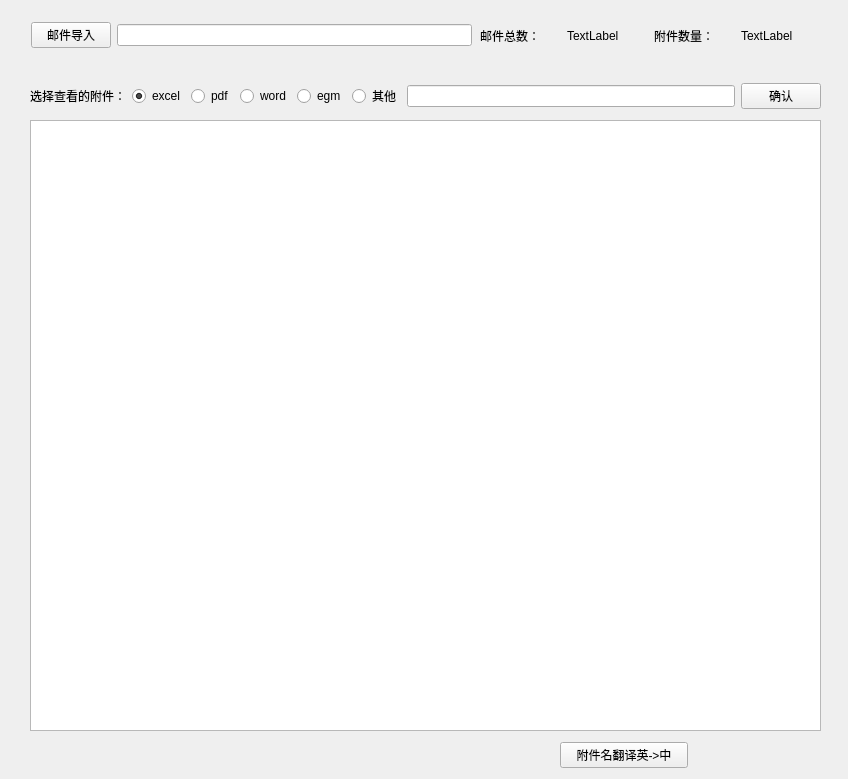
<?xml version="1.0" encoding="UTF-8"?>
<ui version="4.0">
 <class>Form</class>
 <widget class="QWidget" name="Form">
  <property name="geometry">
   <rect>
    <x>0</x>
    <y>0</y>
    <width>848</width>
    <height>779</height>
   </rect>
  </property>
  <property name="windowTitle">
   <string>sy邮件附件查看器（支持eml格式）</string>
  </property>
  <widget class="QListWidget" name="listWidget">
   <property name="geometry">
    <rect>
     <x>30</x>
     <y>120</y>
     <width>791</width>
     <height>611</height>
    </rect>
   </property>
  </widget>
  <widget class="QWidget" name="layoutWidget">
   <property name="geometry">
    <rect>
     <x>30</x>
     <y>80</y>
     <width>791</width>
     <height>32</height>
    </rect>
   </property>
   <layout class="QHBoxLayout" name="horizontalLayout_6">
    <item>
     <layout class="QHBoxLayout" name="horizontalLayout_4">
      <item>
       <widget class="QLabel" name="label_5">
        <property name="text">
         <string>选择查看的附件：</string>
        </property>
       </widget>
      </item>
      <item>
       <widget class="QRadioButton" name="radioButton">
        <property name="text">
         <string>excel</string>
        </property>
        <property name="checked">
         <bool>true</bool>
        </property>
       </widget>
      </item>
      <item>
       <widget class="QRadioButton" name="radioButton_2">
        <property name="text">
         <string>pdf</string>
        </property>
       </widget>
      </item>
      <item>
       <widget class="QRadioButton" name="radioButton_3">
        <property name="text">
         <string>word</string>
        </property>
       </widget>
      </item>
      <item>
       <widget class="QRadioButton" name="radioButton_4">
        <property name="text">
         <string>egm</string>
        </property>
       </widget>
      </item>
      <item>
       <widget class="QRadioButton" name="radioButton_5">
        <property name="text">
         <string>其他</string>
        </property>
       </widget>
      </item>
     </layout>
    </item>
    <item>
     <layout class="QHBoxLayout" name="horizontalLayout_5">
      <item>
       <widget class="QLineEdit" name="lineEdit"/>
      </item>
      <item>
       <widget class="QPushButton" name="pushButton_2">
        <property name="text">
         <string>确认</string>
        </property>
       </widget>
      </item>
     </layout>
    </item>
   </layout>
  </widget>
  <widget class="QWidget" name="layoutWidget">
   <property name="geometry">
    <rect>
     <x>31</x>
     <y>20</y>
     <width>441</width>
     <height>30</height>
    </rect>
   </property>
   <layout class="QHBoxLayout" name="horizontalLayout_3">
    <item>
     <widget class="QPushButton" name="pushButton">
      <property name="text">
       <string>邮件导入</string>
      </property>
     </widget>
    </item>
    <item>
     <widget class="QLineEdit" name="lineEdit_2">
      <property name="enabled">
       <bool>true</bool>
      </property>
     </widget>
    </item>
   </layout>
  </widget>
  <widget class="QWidget" name="layoutWidget">
   <property name="geometry">
    <rect>
     <x>480</x>
     <y>20</y>
     <width>341</width>
     <height>31</height>
    </rect>
   </property>
   <layout class="QHBoxLayout" name="horizontalLayout_7">
    <item>
     <layout class="QHBoxLayout" name="horizontalLayout_2">
      <item>
       <widget class="QLabel" name="label">
        <property name="text">
         <string>邮件总数：</string>
        </property>
       </widget>
      </item>
      <item>
       <widget class="QLabel" name="label_3">
        <property name="text">
         <string>TextLabel</string>
        </property>
       </widget>
      </item>
     </layout>
    </item>
    <item>
     <layout class="QHBoxLayout" name="horizontalLayout">
      <item>
       <widget class="QLabel" name="label_2">
        <property name="text">
         <string>附件数量：</string>
        </property>
       </widget>
      </item>
      <item>
       <widget class="QLabel" name="label_4">
        <property name="text">
         <string>TextLabel</string>
        </property>
       </widget>
      </item>
     </layout>
    </item>
   </layout>
  </widget>
  <widget class="QWidget" name="layoutWidget">
   <property name="geometry">
    <rect>
     <x>560</x>
     <y>740</y>
     <width>261</width>
     <height>30</height>
    </rect>
   </property>
   <layout class="QHBoxLayout" name="horizontalLayout_8">
    <item>
     <widget class="QPushButton" name="pushButton_3">
      <property name="text">
       <string>附件名翻译英-&gt;中</string>
      </property>
     </widget>
    </item>
    <item>
     <widget class="QLabel" name="label_6">
      <property name="text">
       <string/>
      </property>
     </widget>
    </item>
   </layout>
  </widget>
 </widget>
 <resources/>
 <connections/>
</ui>
